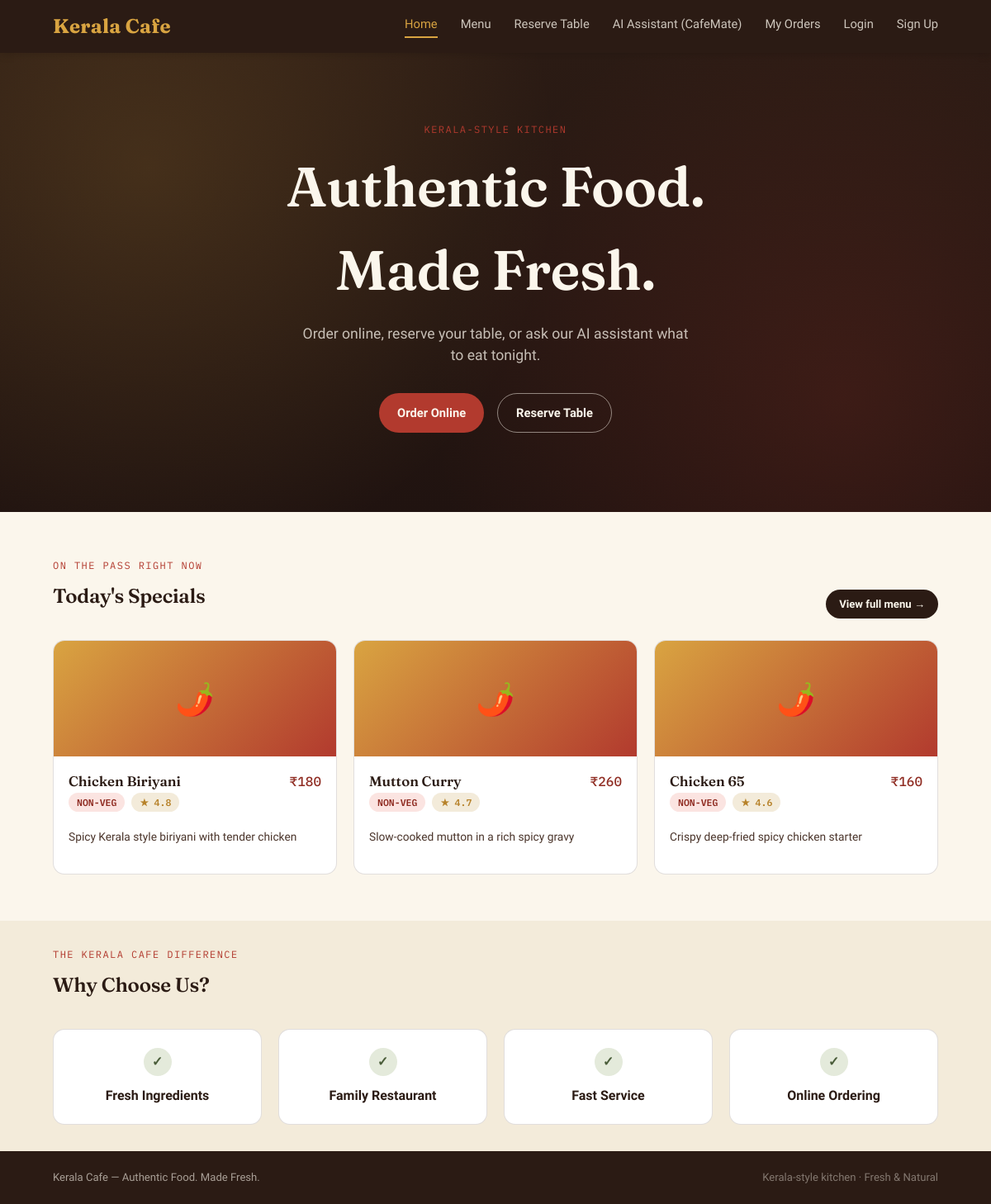
The page / on the database its author committed.
### models.py (models this page shows)
class Food(Base):
    __tablename__ = "foods"
    food_id = Column(Integer, primary_key=True, index=True)
    food_name = Column(String(120), nullable=False)
    category = Column(String(60), nullable=False)       # e.g. Starters, Main Course, Beverages
    price = Column(Float, nullable=False)
    description = Column(Text, default="")
    is_veg = Column(Boolean, default=True)
    spice_level = Column(Integer, default=1)             # 1-3 (mild/medium/spicy)
    image_url = Column(String(255), default="")
    availability = Column(Boolean, default=True)
    rating = Column(Float, default=4.5)
    order_items = relationship("OrderItem", back_populates="food")

### app.py (the view)
@app.get("/")
def home_page(request: Request, db: Session = Depends(get_db)):
    specials = db.query(models.Food).filter(models.Food.availability == True).order_by(models.Food.rating.desc()).limit(3).all()  # noqa: E712
    return render(request, "home.html", db, {"specials": specials})

### templates/home.html (shortened to what this page needs)
{% extends "base.html" %}
{% block content %}
<section class="th-hero">
  <div class="th-container th-hero-content">
    <span class="th-eyebrow">Kerala-style kitchen</span>
    <h1>Authentic Food.<br>Made Fresh.</h1>
    <p>Order online, reserve your table, or ask our AI assistant what to eat tonight.</p>
    <div class="th-hero-actions">
      <a href="/menu" class="btn btn-primary">Order Online</a>
      <a href="/reserve" class="btn btn-outline">Reserve Table</a>
    </div>
  </div>
</section>
<section class="th-section">
  <div class="th-container">
    <div class="th-heading-row">
      <div>
        <span class="th-eyebrow">On the pass right now</span>
        <h2>Today's Specials</h2>
      </div>
      <a href="/menu" class="btn btn-dark btn-sm">View full menu &rarr;</a>
    </div>
    <div class="th-card-grid">
      {% for food in specials %}
      <div class="th-food-card">
        {% if food.image_url %}
        <div class="th-food-media" style="font-size:0;">
        </div>
        {% else %}
        <div class="th-food-media">{{ '🌶️' if food.spice_level >= 2 else '🍽️' }}</div>
        {% endif %}
        <div class="th-food-body">
          <div class="th-food-top">
            <span class="th-food-name">{{ food.food_name }}</span>
            <span class="th-price">₹{{ food.price|int }}</span>
          </div>
          <div class="th-food-meta">
            <span class="th-tag {{ 'th-tag-veg' if food.is_veg else 'th-tag-nonveg' }}">{{ 'VEG' if food.is_veg else 'NON-VEG' }}</span>
            <span class="th-tag th-tag-rating">★ {{ food.rating }}</span>
          </div>
          <p class="th-food-desc">{{ food.description }}</p>
        </div>
      </div>
      {% endfor %}
    </div>
  </div>
</section>
<section class="th-section th-section-tight" style="background:var(--ivory-dim);">
  <div class="th-container">
    <div class="th-heading-row">
      <div>
        <span class="th-eyebrow">The Kerala Cafe difference</span>
        <h2>Why Choose Us?</h2>
      </div>
    </div>
    <div class="th-features">
      <div class="th-feature"><div class="th-check">✓</div><strong>Fresh Ingredients</strong></div>
      <div class="th-feature"><div class="th-check">✓</div><strong>Family Restaurant</strong></div>
      <div class="th-feature"><div class="th-check">✓</div><strong>Fast Service</strong></div>
      <div class="th-feature"><div class="th-check">✓</div><strong>Online Ordering</strong></div>
    </div>
  </div>
</section>
{% endblock %}

### static/style.css (style rules this page uses)
:root { --ivory: #FBF6EC; --ivory-dim: #F3EBDA; --espresso: #2B1B14; --espresso-soft: #4A342A; --gold: #D9A441; --gold-deep: #B7822A; --chili: #B23A2E; --chili-deep: #8F2C22; --leaf: #4A5D3A; --leaf-soft: #E4EADB; --line: rgba(43, 27, 20, 0.14); --shadow: 0 8px 24px rgba(43, 27, 20, 0.12); --font-display: "Fraunces", serif; --font-body: "Work Sans", sans-serif; --font-mono: "IBM Plex Mono", monospace; --radius: 14px; }
* { box-sizing: border-box; }
body { margin: 0; background: var(--ivory); color: var(--espresso); font-family: var(--font-body); line-height: 1.5; }
a { text-decoration: none; color: inherit; }
h1, h2, h3, h4 { font-family: var(--font-display); font-weight: 600; margin: 0 0 0.4em; letter-spacing: -0.01em; }
.th-container { max-width: 1120px; margin: 0 auto; padding: 0 24px; }
.th-section { padding: 56px 0; }
.th-section-tight { padding: 32px 0; }
.th-eyebrow { font-family: var(--font-mono); font-size: 0.75rem; letter-spacing: 0.12em; text-transform: uppercase; color: var(--chili); margin-bottom: 10px; display: block; }
.btn { display: inline-flex; align-items: center; gap: 8px; font-family: var(--font-body); font-weight: 600; font-size: 0.92rem; padding: 12px 22px; border-radius: 999px; border: none; cursor: pointer; transition: transform 0.12s ease, box-shadow 0.12s ease; }
.btn-primary { background: var(--chili); color: var(--ivory); }
.btn-outline { background: transparent; color: var(--ivory); border: 1.5px solid rgba(251,246,236,0.5); }
.btn-dark { background: var(--espresso); color: var(--ivory); }
.btn-sm { padding: 8px 16px; font-size: 0.82rem; }
.th-hero { background: linear-gradient(180deg, var(--espresso) 0%, #201310 100%); color: var(--ivory); padding: 84px 0 96px; text-align: center; position: relative; overflow: hidden; }
.th-hero::before { content: ""; position: absolute; inset: 0; background: radial-gradient(circle at 15% 25%, rgba(217,164,65,0.16) 0%, transparent 45%), radial-gradient(circle at 85% 75%, rgba(178,58,46,0.18) 0%, transparent 45%); }
.th-hero-content { position: relative; z-index: 1; }
.th-hero h1 { font-size: clamp(2.6rem, 6vw, 4.2rem); color: var(--ivory); margin-bottom: 0.2em; }
.th-hero p { font-size: 1.1rem; color: rgba(251,246,236,0.75); max-width: 480px; margin: 0 auto 32px; }
.th-hero-actions { display: flex; gap: 16px; justify-content: center; flex-wrap: wrap; }
.th-card-grid { display: grid; grid-template-columns: repeat(auto-fit, minmax(220px, 1fr)); gap: 20px; }
.th-food-card { background: #fff; border: 1px solid var(--line); border-radius: var(--radius); overflow: hidden; display: flex; flex-direction: column; transition: transform 0.15s ease, box-shadow 0.15s ease; }
.th-food-media { height: 140px; background: linear-gradient(135deg, var(--gold) 0%, var(--chili) 100%); display: flex; align-items: center; justify-content: center; font-size: 2.4rem; }
.th-food-body { padding: 18px 18px 20px; flex: 1; display: flex; flex-direction: column; }
.th-food-top { display: flex; justify-content: space-between; align-items: flex-start; gap: 8px; }
.th-food-name { font-family: var(--font-display); font-size: 1.05rem; font-weight: 600; }
.th-price { font-family: var(--font-mono); font-weight: 500; color: var(--chili-deep); white-space: nowrap; }
.th-food-desc { font-size: 0.86rem; color: var(--espresso-soft); margin: 8px 0 14px; flex: 1; }
.th-food-meta { display: flex; gap: 8px; align-items: center; margin-bottom: 12px; flex-wrap: wrap; }
.th-tag { font-size: 0.72rem; font-weight: 600; padding: 3px 10px; border-radius: 999px; font-family: var(--font-mono); }
.th-tag-nonveg { background: #FBE4E1; color: var(--chili-deep); }
.th-tag-rating { background: var(--ivory-dim); color: var(--gold-deep); }
.th-features { display: grid; grid-template-columns: repeat(auto-fit, minmax(200px, 1fr)); gap: 20px; }
.th-feature { background: #fff; border: 1px solid var(--line); border-radius: var(--radius); padding: 22px; text-align: center; }
.th-feature .th-check { width: 34px; height: 34px; border-radius: 50%; background: var(--leaf-soft); color: var(--leaf); display: flex; align-items: center; justify-content: center; margin: 0 auto 12px; font-weight: 700; }
.th-heading-row { display: flex; justify-content: space-between; align-items: flex-end; margin-bottom: 26px; flex-wrap: wrap; gap: 12px; }

### rows shown on the page
Food: food_name "Chicken Biriyani", price "180", is_veg "NON-VEG", rating "4.8", description "Spicy Kerala style biriyani with tender chicken"
Food: food_name "Mutton Curry", price "260", is_veg "NON-VEG", rating "4.7", description "Slow-cooked mutton in a rich spicy gravy"
Food: food_name "Chicken 65", price "160", is_veg "NON-VEG", rating "4.6", description "Crispy deep-fried spicy chicken starter"
